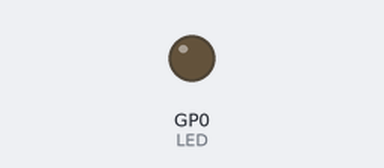
This program was run on a simulated Raspberry Pi Pico running MicroPython. Shown: output pins drawn as LEDs (lit = HIGH).

Above: at 1.5 s.
At 4.7 s:
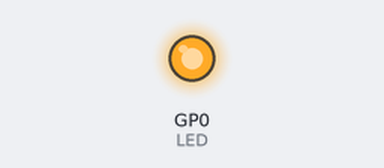
Timing chart, 0 to 9.7 s (numbered marks = the images above):
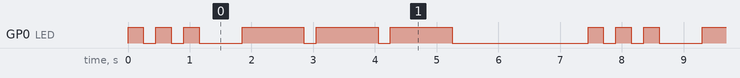

The program:

SOS.py
```python
#---------------------------------------------------------
#				LED FLASHING SOS
#				================
#
# In this program an external LED is connected to port pin
# GP0 (pin 1). The LED flashes the SOS signal
#
# Author: Dogan Ibrahim
# File  : SOS.py
# Date  : February, 2021
#----------------------------------------------------------
from machine import Pin
import utime

Dot = 0.25                      # Dot time
Dash = 1.0                      # Dash time
Gap = 0.2                       # Gap time
ON = 1                          # ON
OFF = 0                         # OFF

LED = Pin(0, Pin.OUT)		    # LED at GP0

while True:						# DO FOREVER
    for i in range(0, 3):
        LED.value(ON)           # LED ON
        utime.sleep(Dot)        # Wait Dot time
        LED.value(OFF)          # LED OFF
        utime.sleep(Gap)        # Wait Gap time

    utime.sleep(0.5)            # 0.5 second delay

    for i in range(0, 3):
        LED.value(ON)           # LED ON
        utime.sleep(Dash)       # Wait Dash time
        LED.value(OFF)          # LED OFF
        utime.sleep(Gap)        # Wait Gap time

    utime.sleep(2)              # Wait 2 seconds
```

Measured:
- by itself, GP0 (LED): repeats every 7.5 s: 2 × (LOW 0.20 s, HIGH 0.25 s), LOW 0.70 s, 2 × (HIGH 1.0 s, LOW 0.20 s), HIGH 1.0 s, LOW 2.2 s, HIGH 0.25 s
- by itself, everything shown: repeats every 7.5 s, in 12 steps
